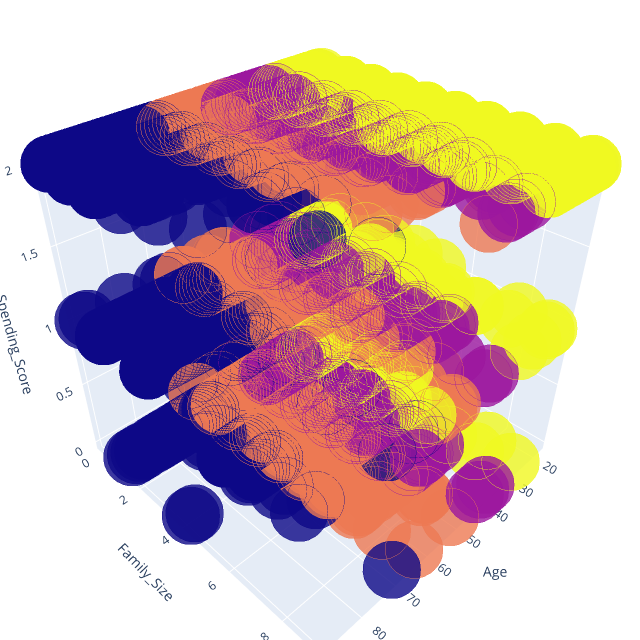

Notebook code for this chart:
### Code cell
configure_plotly_browser_state()
py.offline.iplot(fig)

### Figure 1 — Plotly figure (JSON) as saved in the notebook; plotly's stock layout.template omitted (floating-point values rounded to 4 significant figures; data arrays with more than 128 entries replaced by an {"elided": "..."} marker saying what was removed)
{"data": [{"marker": {"color": {"elided": "10157 int values"}, "line": {"color": {"elided": "10157 int values"}, "width": 12}, "opacity": 0.8, "size": 20}, "mode": "markers", "x": {"elided": "10157 int values"}, "y": {"elided": "10157 int values"}, "z": {"elided": "10157 int values"}, "type": "scatter3d"}], "layout": {"height": 640, "margin": {"b": 0, "l": 0, "r": 0, "t": 0}, "scene": {"xaxis": {"title": {"text": "Age"}}, "yaxis": {"title": {"text": "Family_Size"}}, "zaxis": {"title": {"text": "Spending_Score"}}}, "title": {"text": "Clusters"}, "width": 640}}
